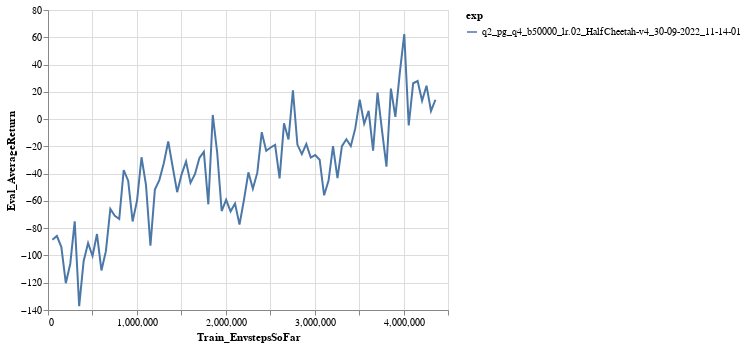

Here is the notebook cell this chart was saved with:
### Code cell
alt.data_transformers.disable_max_rows()

logdir = '../../data/q2_pg_q4_b*/events*'
eventfiles = glob.glob(logdir)
xtag = 'Train_EnvstepsSoFar'
ytag = 'Eval_AverageReturn'
df_q2  = make_dataframe(eventfiles, xtag=xtag, ytag=ytag)

chart = alt.Chart(df_q2).mark_line().encode(
    x=xtag,
    y=ytag,
    color='exp'
)
chart = chart.configure_legend(
    labelLimit=1000
)
chart

### Figure 1 — Vega-Lite specification as saved in the notebook (floating-point values rounded to 4 significant figures)
{"config": {"view": {"continuousWidth": 400, "continuousHeight": 300}, "legend": {"labelLimit": 1000}}, "data": {"name": "data-42e117bec1adc83fb8823abd447bc7b2"}, "mark": "line", "encoding": {"color": {"field": "exp", "type": "nominal"}, "x": {"field": "Train_EnvstepsSoFar", "type": "quantitative"}, "y": {"field": "Eval_AverageReturn", "type": "quantitative"}}, "$schema": "https://vega.github.io/schema/vega-lite/v4.17.0.json", "datasets": {"data-42e117bec1adc83fb8823abd447bc7b2": [{"Train_EnvstepsSoFar": 50100.0, "Eval_AverageReturn": -88.52, "exp": "q2_pg_q4_b50000_lr.02_HalfCheetah-v4_30-09-2022_11-14-01"}, {"Train_EnvstepsSoFar": 100200.0, "Eval_AverageReturn": -85.75, "exp": "q2_pg_q4_b50000_lr.02_HalfCheetah-v4_30-09-2022_11-14-01"}, {"Train_EnvstepsSoFar": 150300.0, "Eval_AverageReturn": -93.81, "exp": "q2_pg_q4_b50000_lr.02_HalfCheetah-v4_30-09-2022_11-14-01"}, {"Train_EnvstepsSoFar": 200400.0, "Eval_AverageReturn": -120.3, "exp": "q2_pg_q4_b50000_lr.02_HalfCheetah-v4_30-09-2022_11-14-01"}, {"Train_EnvstepsSoFar": 250500.0, "Eval_AverageReturn": -106.1, "exp": "q2_pg_q4_b50000_lr.02_HalfCheetah-v4_30-09-2022_11-14-01"}, {"Train_EnvstepsSoFar": 300600.0, "Eval_AverageReturn": -75.01, "exp": "q2_pg_q4_b50000_lr.02_HalfCheetah-v4_30-09-2022_11-14-01"}, {"Train_EnvstepsSoFar": 350700.0, "Eval_AverageReturn": -137.2, "exp": "q2_pg_q4_b50000_lr.02_HalfCheetah-v4_30-09-2022_11-14-01"}, {"Train_EnvstepsSoFar": 400800.0, "Eval_AverageReturn": -104.2, "exp": "q2_pg_q4_b50000_lr.02_HalfCheetah-v4_30-09-2022_11-14-01"}, {"Train_EnvstepsSoFar": 450900.0, "Eval_AverageReturn": -90.86, "exp": "q2_pg_q4_b50000_lr.02_HalfCheetah-v4_30-09-2022_11-14-01"}, {"Train_EnvstepsSoFar": 501000.0, "Eval_AverageReturn": -100.4, "exp": "q2_pg_q4_b50000_lr.02_HalfCheetah-v4_30-09-2022_11-14-01"}, {"Train_EnvstepsSoFar": 551100.0, "Eval_AverageReturn": -84.32, "exp": "q2_pg_q4_b50000_lr.02_HalfCheetah-v4_30-09-2022_11-14-01"}, {"Train_EnvstepsSoFar": 601200.0, "Eval_AverageReturn": -111.0, "exp": "q2_pg_q4_b50000_lr.02_HalfCheetah-v4_30-09-2022_11-14-01"}, {"Train_EnvstepsSoFar": 651300.0, "Eval_AverageReturn": -96.83, "exp": "q2_pg_q4_b50000_lr.02_HalfCheetah-v4_30-09-2022_11-14-01"}, {"Train_EnvstepsSoFar": 701400.0, "Eval_AverageReturn": -65.86, "exp": "q2_pg_q4_b50000_lr.02_HalfCheetah-v4_30-09-2022_11-14-01"}, {"Train_EnvstepsSoFar": 751500.0, "Eval_AverageReturn": -70.86, "exp": "q2_pg_q4_b50000_lr.02_HalfCheetah-v4_30-09-2022_11-14-01"}, {"Train_EnvstepsSoFar": 801600.0, "Eval_AverageReturn": -73.23, "exp": "q2_pg_q4_b50000_lr.02_HalfCheetah-v4_30-09-2022_11-14-01"}, {"Train_EnvstepsSoFar": 851700.0, "Eval_AverageReturn": -37.38, "exp": "q2_pg_q4_b50000_lr.02_HalfCheetah-v4_30-09-2022_11-14-01"}, {"Train_EnvstepsSoFar": 901800.0, "Eval_AverageReturn": -45.14, "exp": "q2_pg_q4_b50000_lr.02_HalfCheetah-v4_30-09-2022_11-14-01"}, {"Train_EnvstepsSoFar": 951900.0, "Eval_AverageReturn": -75.04, "exp": "q2_pg_q4_b50000_lr.02_HalfCheetah-v4_30-09-2022_11-14-01"}, {"Train_EnvstepsSoFar": 1002000.0, "Eval_AverageReturn": -59.61, "exp": "q2_pg_q4_b50000_lr.02_HalfCheetah-v4_30-09-2022_11-14-01"}, {"Train_EnvstepsSoFar": 1052000.0, "Eval_AverageReturn": -27.98, "exp": "q2_pg_q4_b50000_lr.02_HalfCheetah-v4_30-09-2022_11-14-01"}, {"Train_EnvstepsSoFar": 1102000.0, "Eval_AverageReturn": -48.16, "exp": "q2_pg_q4_b50000_lr.02_HalfCheetah-v4_30-09-2022_11-14-01"}, {"Train_EnvstepsSoFar": 1152000.0, "Eval_AverageReturn": -92.78, "exp": "q2_pg_q4_b50000_lr.02_HalfCheetah-v4_30-09-2022_11-14-01"}, {"Train_EnvstepsSoFar": 1202000.0, "Eval_AverageReturn": -51.72, "exp": "q2_pg_q4_b50000_lr.02_HalfCheetah-v4_30-09-2022_11-14-01"}, {"Train_EnvstepsSoFar": 1252000.0, "Eval_AverageReturn": -44.75, "exp": "q2_pg_q4_b50000_lr.02_HalfCheetah-v4_30-09-2022_11-14-01"}, {"Train_EnvstepsSoFar": 1303000.0, "Eval_AverageReturn": -32.38, "exp": "q2_pg_q4_b50000_lr.02_HalfCheetah-v4_30-09-2022_11-14-01"}, {"Train_EnvstepsSoFar": 1353000.0, "Eval_AverageReturn": -16.4, "exp": "q2_pg_q4_b50000_lr.02_HalfCheetah-v4_30-09-2022_11-14-01"}, {"Train_EnvstepsSoFar": 1403000.0, "Eval_AverageReturn": -35.14, "exp": "q2_pg_q4_b50000_lr.02_HalfCheetah-v4_30-09-2022_11-14-01"}, {"Train_EnvstepsSoFar": 1453000.0, "Eval_AverageReturn": -53.59, "exp": "q2_pg_q4_b50000_lr.02_HalfCheetah-v4_30-09-2022_11-14-01"}, {"Train_EnvstepsSoFar": 1503000.0, "Eval_AverageReturn": -40.52, "exp": "q2_pg_q4_b50000_lr.02_HalfCheetah-v4_30-09-2022_11-14-01"}, {"Train_EnvstepsSoFar": 1553000.0, "Eval_AverageReturn": -31.05, "exp": "q2_pg_q4_b50000_lr.02_HalfCheetah-v4_30-09-2022_11-14-01"}, {"Train_EnvstepsSoFar": 1603000.0, "Eval_AverageReturn": -46.78, "exp": "q2_pg_q4_b50000_lr.02_HalfCheetah-v4_30-09-2022_11-14-01"}, {"Train_EnvstepsSoFar": 1653000.0, "Eval_AverageReturn": -40.44, "exp": "q2_pg_q4_b50000_lr.02_HalfCheetah-v4_30-09-2022_11-14-01"}, {"Train_EnvstepsSoFar": 1703000.0, "Eval_AverageReturn": -28.56, "exp": "q2_pg_q4_b50000_lr.02_HalfCheetah-v4_30-09-2022_11-14-01"}, {"Train_EnvstepsSoFar": 1754000.0, "Eval_AverageReturn": -24.03, "exp": "q2_pg_q4_b50000_lr.02_HalfCheetah-v4_30-09-2022_11-14-01"}, {"Train_EnvstepsSoFar": 1804000.0, "Eval_AverageReturn": -62.48, "exp": "q2_pg_q4_b50000_lr.02_HalfCheetah-v4_30-09-2022_11-14-01"}, {"Train_EnvstepsSoFar": 1854000.0, "Eval_AverageReturn": 3.018, "exp": "q2_pg_q4_b50000_lr.02_HalfCheetah-v4_30-09-2022_11-14-01"}, {"Train_EnvstepsSoFar": 1904000.0, "Eval_AverageReturn": -24.86, "exp": "q2_pg_q4_b50000_lr.02_HalfCheetah-v4_30-09-2022_11-14-01"}, {"Train_EnvstepsSoFar": 1954000.0, "Eval_AverageReturn": -67.4, "exp": "q2_pg_q4_b50000_lr.02_HalfCheetah-v4_30-09-2022_11-14-01"}, {"Train_EnvstepsSoFar": 2004000.0, "Eval_AverageReturn": -59.19, "exp": "q2_pg_q4_b50000_lr.02_HalfCheetah-v4_30-09-2022_11-14-01"}, {"Train_EnvstepsSoFar": 2054000.0, "Eval_AverageReturn": -67.64, "exp": "q2_pg_q4_b50000_lr.02_HalfCheetah-v4_30-09-2022_11-14-01"}, {"Train_EnvstepsSoFar": 2104000.0, "Eval_AverageReturn": -61.9, "exp": "q2_pg_q4_b50000_lr.02_HalfCheetah-v4_30-09-2022_11-14-01"}, {"Train_EnvstepsSoFar": 2154000.0, "Eval_AverageReturn": -77.42, "exp": "q2_pg_q4_b50000_lr.02_HalfCheetah-v4_30-09-2022_11-14-01"}, {"Train_EnvstepsSoFar": 2204000.0, "Eval_AverageReturn": -59.35, "exp": "q2_pg_q4_b50000_lr.02_HalfCheetah-v4_30-09-2022_11-14-01"}, {"Train_EnvstepsSoFar": 2254000.0, "Eval_AverageReturn": -39.03, "exp": "q2_pg_q4_b50000_lr.02_HalfCheetah-v4_30-09-2022_11-14-01"}, {"Train_EnvstepsSoFar": 2305000.0, "Eval_AverageReturn": -51.12, "exp": "q2_pg_q4_b50000_lr.02_HalfCheetah-v4_30-09-2022_11-14-01"}, {"Train_EnvstepsSoFar": 2355000.0, "Eval_AverageReturn": -39.27, "exp": "q2_pg_q4_b50000_lr.02_HalfCheetah-v4_30-09-2022_11-14-01"}, {"Train_EnvstepsSoFar": 2405000.0, "Eval_AverageReturn": -9.572, "exp": "q2_pg_q4_b50000_lr.02_HalfCheetah-v4_30-09-2022_11-14-01"}, {"Train_EnvstepsSoFar": 2455000.0, "Eval_AverageReturn": -23.3, "exp": "q2_pg_q4_b50000_lr.02_HalfCheetah-v4_30-09-2022_11-14-01"}, {"Train_EnvstepsSoFar": 2505000.0, "Eval_AverageReturn": -20.8, "exp": "q2_pg_q4_b50000_lr.02_HalfCheetah-v4_30-09-2022_11-14-01"}, {"Train_EnvstepsSoFar": 2555000.0, "Eval_AverageReturn": -18.85, "exp": "q2_pg_q4_b50000_lr.02_HalfCheetah-v4_30-09-2022_11-14-01"}, {"Train_EnvstepsSoFar": 2605000.0, "Eval_AverageReturn": -43.44, "exp": "q2_pg_q4_b50000_lr.02_HalfCheetah-v4_30-09-2022_11-14-01"}, {"Train_EnvstepsSoFar": 2655000.0, "Eval_AverageReturn": -3.091, "exp": "q2_pg_q4_b50000_lr.02_HalfCheetah-v4_30-09-2022_11-14-01"}, {"Train_EnvstepsSoFar": 2705000.0, "Eval_AverageReturn": -14.89, "exp": "q2_pg_q4_b50000_lr.02_HalfCheetah-v4_30-09-2022_11-14-01"}, {"Train_EnvstepsSoFar": 2756000.0, "Eval_AverageReturn": 21.14, "exp": "q2_pg_q4_b50000_lr.02_HalfCheetah-v4_30-09-2022_11-14-01"}, {"Train_EnvstepsSoFar": 2806000.0, "Eval_AverageReturn": -18.7, "exp": "q2_pg_q4_b50000_lr.02_HalfCheetah-v4_30-09-2022_11-14-01"}, {"Train_EnvstepsSoFar": 2856000.0, "Eval_AverageReturn": -25.71, "exp": "q2_pg_q4_b50000_lr.02_HalfCheetah-v4_30-09-2022_11-14-01"}, {"Train_EnvstepsSoFar": 2906000.0, "Eval_AverageReturn": -18.23, "exp": "q2_pg_q4_b50000_lr.02_HalfCheetah-v4_30-09-2022_11-14-01"}, {"Train_EnvstepsSoFar": 2956000.0, "Eval_AverageReturn": -28.23, "exp": "q2_pg_q4_b50000_lr.02_HalfCheetah-v4_30-09-2022_11-14-01"}, {"Train_EnvstepsSoFar": 3006000.0, "Eval_AverageReturn": -26.38, "exp": "q2_pg_q4_b50000_lr.02_HalfCheetah-v4_30-09-2022_11-14-01"}, {"Train_EnvstepsSoFar": 3056000.0, "Eval_AverageReturn": -29.77, "exp": "q2_pg_q4_b50000_lr.02_HalfCheetah-v4_30-09-2022_11-14-01"}, {"Train_EnvstepsSoFar": 3106000.0, "Eval_AverageReturn": -55.87, "exp": "q2_pg_q4_b50000_lr.02_HalfCheetah-v4_30-09-2022_11-14-01"}, {"Train_EnvstepsSoFar": 3156000.0, "Eval_AverageReturn": -45.06, "exp": "q2_pg_q4_b50000_lr.02_HalfCheetah-v4_30-09-2022_11-14-01"}, {"Train_EnvstepsSoFar": 3206000.0, "Eval_AverageReturn": -19.76, "exp": "q2_pg_q4_b50000_lr.02_HalfCheetah-v4_30-09-2022_11-14-01"}, {"Train_EnvstepsSoFar": 3256000.0, "Eval_AverageReturn": -43.31, "exp": "q2_pg_q4_b50000_lr.02_HalfCheetah-v4_30-09-2022_11-14-01"}, {"Train_EnvstepsSoFar": 3307000.0, "Eval_AverageReturn": -19.86, "exp": "q2_pg_q4_b50000_lr.02_HalfCheetah-v4_30-09-2022_11-14-01"}, {"Train_EnvstepsSoFar": 3357000.0, "Eval_AverageReturn": -14.79, "exp": "q2_pg_q4_b50000_lr.02_HalfCheetah-v4_30-09-2022_11-14-01"}, {"Train_EnvstepsSoFar": 3407000.0, "Eval_AverageReturn": -19.79, "exp": "q2_pg_q4_b50000_lr.02_HalfCheetah-v4_30-09-2022_11-14-01"}, {"Train_EnvstepsSoFar": 3457000.0, "Eval_AverageReturn": -6.809, "exp": "q2_pg_q4_b50000_lr.02_HalfCheetah-v4_30-09-2022_11-14-01"}, {"Train_EnvstepsSoFar": 3507000.0, "Eval_AverageReturn": 14.21, "exp": "q2_pg_q4_b50000_lr.02_HalfCheetah-v4_30-09-2022_11-14-01"}, {"Train_EnvstepsSoFar": 3557000.0, "Eval_AverageReturn": -3.385, "exp": "q2_pg_q4_b50000_lr.02_HalfCheetah-v4_30-09-2022_11-14-01"}, {"Train_EnvstepsSoFar": 3607000.0, "Eval_AverageReturn": 6.033, "exp": "q2_pg_q4_b50000_lr.02_HalfCheetah-v4_30-09-2022_11-14-01"}, {"Train_EnvstepsSoFar": 3657000.0, "Eval_AverageReturn": -23.14, "exp": "q2_pg_q4_b50000_lr.02_HalfCheetah-v4_30-09-2022_11-14-01"}, {"Train_EnvstepsSoFar": 3707000.0, "Eval_AverageReturn": 19.43, "exp": "q2_pg_q4_b50000_lr.02_HalfCheetah-v4_30-09-2022_11-14-01"}, {"Train_EnvstepsSoFar": 3758000.0, "Eval_AverageReturn": -8.333, "exp": "q2_pg_q4_b50000_lr.02_HalfCheetah-v4_30-09-2022_11-14-01"}, {"Train_EnvstepsSoFar": 3808000.0, "Eval_AverageReturn": -34.95, "exp": "q2_pg_q4_b50000_lr.02_HalfCheetah-v4_30-09-2022_11-14-01"}, {"Train_EnvstepsSoFar": 3858000.0, "Eval_AverageReturn": 22.3, "exp": "q2_pg_q4_b50000_lr.02_HalfCheetah-v4_30-09-2022_11-14-01"}, {"Train_EnvstepsSoFar": 3908000.0, "Eval_AverageReturn": 1.642, "exp": "q2_pg_q4_b50000_lr.02_HalfCheetah-v4_30-09-2022_11-14-01"}, {"Train_EnvstepsSoFar": 3958000.0, "Eval_AverageReturn": 34.15, "exp": "q2_pg_q4_b50000_lr.02_HalfCheetah-v4_30-09-2022_11-14-01"}, {"Train_EnvstepsSoFar": 4008000.0, "Eval_AverageReturn": 62.27, "exp": "q2_pg_q4_b50000_lr.02_HalfCheetah-v4_30-09-2022_11-14-01"}, {"Train_EnvstepsSoFar": 4058000.0, "Eval_AverageReturn": -4.675, "exp": "q2_pg_q4_b50000_lr.02_HalfCheetah-v4_30-09-2022_11-14-01"}, {"Train_EnvstepsSoFar": 4108000.0, "Eval_AverageReturn": 26.28, "exp": "q2_pg_q4_b50000_lr.02_HalfCheetah-v4_30-09-2022_11-14-01"}, {"Train_EnvstepsSoFar": 4158000.0, "Eval_AverageReturn": 27.92, "exp": "q2_pg_q4_b50000_lr.02_HalfCheetah-v4_30-09-2022_11-14-01"}, {"Train_EnvstepsSoFar": 4208000.0, "Eval_AverageReturn": 13.45, "exp": "q2_pg_q4_b50000_lr.02_HalfCheetah-v4_30-09-2022_11-14-01"}, {"Train_EnvstepsSoFar": 4258000.0, "Eval_AverageReturn": 24.49, "exp": "q2_pg_q4_b50000_lr.02_HalfCheetah-v4_30-09-2022_11-14-01"}, {"Train_EnvstepsSoFar": 4309000.0, "Eval_AverageReturn": 5.945, "exp": "q2_pg_q4_b50000_lr.02_HalfCheetah-v4_30-09-2022_11-14-01"}, {"Train_EnvstepsSoFar": 4359000.0, "Eval_AverageReturn": 14.19, "exp": "q2_pg_q4_b50000_lr.02_HalfCheetah-v4_30-09-2022_11-14-01"}]}}
